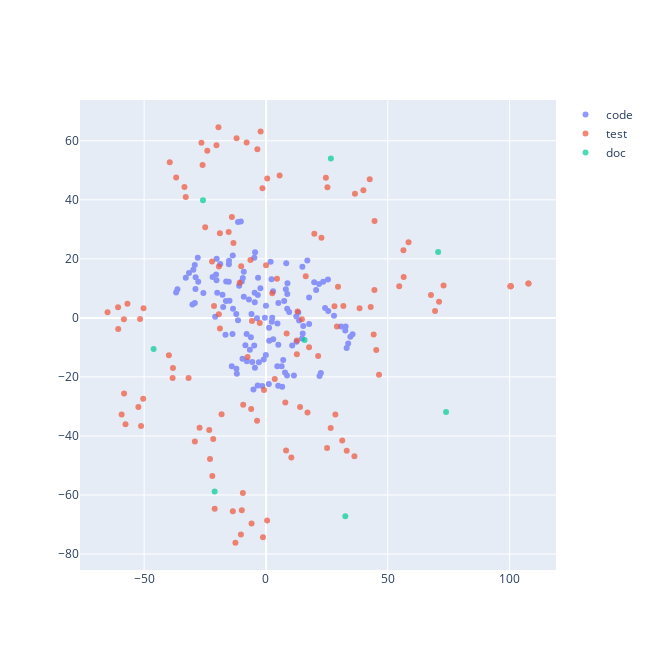

Notebook cell for this chart:
### Code cell
import plotly.express as px
import plotly.graph_objects as go
from sklearn.manifold import TSNE
import numpy as np

tsne_model = TSNE(
    n_components = 2,
    perplexity = 7,
    random_state = 42,
    init = "pca",
    learning_rate = "auto",
    # metric = "cosine"
)

code_emb_arr = np.array(dubbo_code_df["angle_code_vec"].to_list())
test_emb_arr = np.array(dubbo_test_df["angle_test_vec"].to_list())
doc_emb_arr = np.array(dubbo_doc_df["angle_doc_vec"].to_list())

code_tsne_embeddings = tsne_model.fit_transform(code_emb_arr)
test_tsne_embeddings = tsne_model.fit_transform(test_emb_arr)
doc_tsne_embeddings = tsne_model.fit_transform(doc_emb_arr)

angle_code_data = pd.DataFrame(
    {'x': code_tsne_embeddings[:, 0],
     'y': code_tsne_embeddings[:, 1]}
)

angle_test_data = pd.DataFrame(
    {'x': test_tsne_embeddings[:, 0],
     'y': test_tsne_embeddings[:, 1]}
)

angle_doc_data = pd.DataFrame(
    {'x': doc_tsne_embeddings[:, 0],
     'y': doc_tsne_embeddings[:, 1]}
)

dfs = {
    "code": angle_code_data,
    "test": angle_test_data,
    "doc": angle_doc_data
}

id_list = [dubbo_code_df['concept'].tolist(),
           dubbo_test_df['concept'].tolist(),
           dubbo_doc_df['concept'].tolist()]

fig = go.Figure()

for i, df in enumerate(dfs):
    fig = fig.add_trace(
        go.Scatter(
        x = dfs[df]['x'],
        y = dfs[df]['y'],
        name = df,
        text = id_list[i],
        showlegend = True,
        mode = 'markers',
        opacity = 0.7)
    )

fig.update_layout(
    width = 650,
    height = 650
)

fig.show()

### Figure 1 — Plotly figure (JSON) as saved in the notebook; plotly's stock layout.template omitted (floating-point values rounded to 4 significant figures)
{"data": [{"mode": "markers", "name": "code", "opacity": 0.7, "showlegend": true, "text": ["['merger', 'model', 'scope', 'aware', 'end', 'error', 'mergeable', 'map', 'match', 'concurrent']", "['match', 'value', 'bool', 'exact', 'weight', 'result', 'destination', 'traffic', 'policy', 'subset']", "['rule', 'mesh', 'listener', 'app', 'merger', 'map', 'merge', 'item', 'array', 'error']", "['rule', 'key', 'invoker', 'node', 'router', 'destination', 'service', 'map', 'virtual', 'output']", "['url', 'invoker', 'invocation', 'configurator', 'load', 'balance', 'spec', 'item', 'service', 'select']", "['map', 'match', 'invoker', 'destination', 'invocation', 'route', 'group', 'tag', 'context', 'rule']", "['router', 'url', 'state', 'invoker', 'bit', 'invocation', 'factory', 'snapshot', 'chain', 'rule']", "['bit', 'model', 'address', 'application', 'enable', 'service', 'iterator', 'key', 'hash', 'add']", "['invoker', 'cluster', 'invocation', 'directory', 'filter', 'url', 'rpc', 'chain', 'result', 'invoke']", "['map', 'extension', 'loader', 'property', 'msg', 'throwable', 'error', 'dynamic', 'aware', 'info']", "['model', 'method', 'scope', 'map', 'application', 'desc', 'parameter', 'framework', 'property', 'prefix']", "['thread', 'map', 'pool', 'qos', 'message', 'stream', 'listener', 'directory', 'watch', 'generic']", "['address', 'level', 'host', 'port', 'status', 'protocol', 'url', 'username', 'disposable', 'adapter']", "['integer', 'converter', 'path', 'stream', 'key', 'timeout', 'client', 'server', 'model', 'cert']", "['map', 'param', 'builder', 'bean', 'value', 'definition', 'parameter', 'key', 'method', 'url']", "['thread', 'registry', 'module', 'map', 'local', 'internal', 'reference', 'metadata', 'runnable', 'integer']", "['service', 'url', 'key', 'parameter', 'executor', 'model', 'method', 'value', 'map', 'protocol']", "['loader', 'java', 'descriptor', 'str', 'method', 'map', 'pattern', 'array', 'lock', 'value']", "['invocation', 'invoker', 'attachment', 'argument', 'method', 'rpc', 'map', 'type', 'key', 'parameter']", "['command', 'monitor', 'filter', 'context', 'input', 'configurator', 'servlet', 'merger', 'codec', 'telnet']", "['url', 'listener', 'registry', 'notify', 'factory', 'cache', 'register', 'subscribe', 'failback', 'compatible']", "['page', 'handler', 'service', 'servlet', 'http', 'request', 'model', 'response', 'writer', 'compatible']", "['rpc', 'address', 'context', 'remote', 'channel', 'message', 'local', 'socket', 'inet', 'throwable']", "['listener', 'notify', 'navigation', 'page', 'title', 'compatible', 'balance', 'application', 'load', 'url']", "['parameter', 'url', 'key', 'value', 'method', 'map', 'protocol', 'add', 'port', 'host']", "['future', 'response', 'unit', 'throwable', 'timeout', 'adapter', 'interrupt', 'execution', 'callback', 'completable']", "['application', 'model', 'module', 'context', 'event', 'service', 'bootstrap', 'state', 'aware', 'error']", "['builder', 'consumer', 'protocol', 'service', 'method', 'registry', 'integer', 'module', 'reference', 'bootstrap']", "['bean', 'definition', 'service', 'registry', 'context', 'factory', 'environment', 'init', 'spring', 'annotation']", "['builder', 'application', 'integer', 'provider', 'status', 'thread', 'registry', 'port', 'probe', 'qos']", "['bean', 'metadata', 'annotation', 'annotate', 'method', 'element', 'field', 'inject', 'service', 'property']", "['reference', 'bean', 'map', 'context', 'definition', 'parser', 'key', 'cache', 'element', 'application']", "['registry', 'property', 'center', 'value', 'metadata', 'report', 'validate', 'url', 'reference', 'application']", "['dynamic', 'factory', 'url', 'zookeeper', 'application', 'model', 'create', 'transporter', 'nacos', 'apollo']", "['nacos', 'listener', 'group', 'key', 'service', 'property', 'url', 'timeout', 'map', 'publish']", "['listener', 'key', 'path', 'group', 'apollo', 'zookeeper', 'change', 'dynamic', 'remove', 'cache']", "['apollo', 'listener', 'key', 'change', 'group', 'url', 'property', 'application', 'aware', 'dynamic']", "['nacos', 'service', 'group', 'content', 'listener', 'symbol', 'publish', 'cas', 'timeout', 'innerclass']", "['listener', 'key', 'property', 'url', 'nacos', 'group', 'change', 'service', 'timeout', 'apollo']", "['container', 'spring', 'error', 'extension', 'aware', 'lock', 'loader', 'classpath', 'context', 'condition']", "['container', 'error', 'spring', 'aware', 'loader', 'lock', 'reentrant', 'context', 'extension', 'classpath']", "['container', 'loader', 'lock', 'extension', 'aware', 'error', 'key', 'reentrant', 'condition', 'hook']", "['extension', 'lock', 'loader', 'condition', 'error', 'aware', 'reentrant', 'key', 'container', 'shutdown']", "['spring', 'context', 'aware', 'error', 'container', 'xml', 'application', 'path', 'classpath', 'extension']", "['method', 'parameter', 'validator', 'clazz', 'value', 'pool', 'validate', 'error', 'violation', 'aware']", "['validator', 'url', 'validation', 'create', 'map', 'concurrent', 'hash', 'lru', 'lfu', 'cache']", "['expire', 'time', 'map', 'live', 'interval', 'expiration', 'key', 'thread', 'value', 'access']", "['cache', 'url', 'factory', 'value', 'key', 'create', 'store', 'put', 'map', 'local']", "['invocation', 'validation', 'invoker', 'filter', 'result', 'rpc', 'invoke', 'uid', 'wrapper', 'present']", "['service', 'map', 'instance', 'listener', 'app', 'hash', 'concurrent', 'endpoint', 'kubernetes', 'pod']", "['client', 'proxy', 'cert', 'key', 'timeout', 'https', 'watch', 'interval', 'username', 'password']", "['url', 'listener', 'registry', 'kubernetes', 'mesh', 'env', 'factory', 'create', 'discovery', 'service']", "['service', 'map', 'param', 'key', 'url', 'definition', 'info', 'protocol', 'metadata', 'processing']", "['metadata', 'report', 'factory', 'url', 'key', 'map', 'rest', 'storage', 'service', 'create']", "['service', 'method', 'rest', 'metadata', 'map', 'application', 'model', 'mapping', 'resolve', 'url']", "['annotation', 'parameter', 'value', 'map', 'processor', 'method', 'listener', 'request', 'header', 'mapping']", "['method', 'map', 'integer', 'definition', 'builder', 'request', 'body', 'prioritize', 'generate', 'metadata']", "['cache', 'manager', 'util', 'store', 'service', 'executor', 'map', 'error', 'aware', 'size']", "['element', 'service', 'process', 'environment', 'processing', 'method', 'env', 'rest', 'annotation', 'metadata']", "['model', 'processor', 'annotation', 'parameter', 'param', 'element', 'application', 'executable', 'comparator', 'initialize']", "['metadata', 'identifier', 'service', 'url', 'key', 'listener', 'subscriber', 'report', 'group', 'store']", "['metric', 'map', 'method', 'atomic', 'invocation', 'stat', 'application', 'supplier', 'description', 'handler']", "['pool', 'thread', 'registry', 'executor', 'meter', 'application', 'empty', 'metric', 'size', 'destroy']", "['invocation', 'metric', 'application', 'invoker', 'model', 'category', 'map', 'observation', 'tag', 'value']", "['context', 'key', 'observation', 'convention', 'value', 'client', 'server', 'remote', 'low', 'cardinality']", "['concurrent', 'map', 'metric', 'time', 'window', 'hash', 'method', 'event', 'counter', 'request']", "['invocation', 'invoker', 'observation', 'model', 'filter', 'application', 'result', 'response', 'convention', 'registry']", "['metric', 'invocation', 'event', 'application', 'collector', 'request', 'collect', 'listener', 'execute', 'thread']", "['reporter', 'metric', 'application', 'model', 'factory', 'url', 'prometheus', 'create', 'exporter', 'service']", "['category', 'metric', 'tag', 'map', 'entity', 'sample', 'service', 'value', 'application', 'model']", "['invocation', 'invoker', 'monitor', 'result', 'factory', 'error', 'filter', 'host', 'concurrent', 'remote']", "['monitor', 'url', 'service', 'factory', 'statistic', 'protocol', 'proxy', 'invoker', 'method', 'client']", "['monitor', 'url', 'factory', 'map', 'executor', 'future', 'lock', 'hash', 'reentrant', 'concurrent']", "['monitor', 'service', 'constant', 'factory', 'metric', 'url', 'filter', 'detector', 'invoker', 'builtin']", "['metric', 'invocation', 'invoker', 'model', 'extension', 'accessor', 'application', 'result', 'aware', 'service']", "['max', 'concurrent', 'output', 'input', 'elapse', 'success', 'failure', 'item', 'statistic', 'invoker']", "['service', 'monitor', 'detector', 'metric', 'builtin', 'node', 'application', 'aware', 'model', 'url']", "['framework', 'model', 'serialize', 'probe', 'status', 'allow', 'readiness', 'util', 'notify', 'deployer']", "['command', 'context', 'http', 'aware', 'error', 'execute', 'node', 'executor', 'request', 'channel']", "['key', 'method', 'telnet', 'access', 'channel', 'attribute', 'handler', 'message', 'side', 'provider']", "['model', 'application', 'protocol', 'framework', 'qos', 'url', 'invoker', 'help', 'consumer', 'scope']", "['handler', 'invoker', 'one', 'many', 'response', 'observer', 'stream', 'method', 'request', 'mono']", "['border', 'invocation', 'column', 'define', 'filter', 'model', 'framework', 'url', 'state', 'invoker']", "['framework', 'model', 'command', 'context', 'snapshot', 'router', 'execute', 'triple', 'detector', 'reactor']", "['permission', 'foreign', 'level', 'accept', 'anonymous', 'access', 'whitelist', 'builder', 'welcome', 'qos']", "['url', 'invoker', 'listener', 'registry', 'cluster', 'protocol', 'map', 'service', 'exporter', 'provider']", "['timeout', 'url', 'retry', 'registry', 'task', 'cancel', 'failback', 'times', 'error', 'aware']", "['url', 'registry', 'listener', 'notify', 'factory', 'task', 'fail', 'map', 'retry', 'concurrent']", "['service', 'instance', 'metadata', 'discovery', 'listener', 'change', 'url', 'event', 'info', 'map']", "['service', 'key', 'url', 'protocol', 'instance', 'model', 'param', 'address', 'map', 'parameter']", "['url', 'listener', 'notify', 'map', 'concurrent', 'service', 'instance', 'registry', 'nacos', 'path']", "['migration', 'rule', 'step', 'url', 'model', 'consumer', 'threshold', 'delay', 'map', 'integer']", "['url', 'listener', 'service', 'registry', 'nacos', 'map', 'notify', 'model', 'aware', 'error']", "['dispatcher', 'map', 'repli', 'channel', 'serialization', 'url', 'executor', 'service', 'response', 'hash']", "['buffer', 'channel', 'byte', 'length', 'src', 'dst', 'factory', 'read', 'write', 'output']", "['context', 'ssl', 'ctx', 'event', 'operator', 'tls', 'buf', 'request', 'server', 'throwable']", "['channel', 'server', 'address', 'close', 'timeout', 'remote', 'send', 'timer', 'exchange', 'inet']", "['channel', 'handler', 'url', 'remote', 'address', 'netty', 'server', 'message', 'client', 'connect']", "['listener', 'path', 'zookeeper', 'channel', 'create', 'curator', 'client', 'state', 'target', 'child']", "['connection', 'request', 'future', 'attribute', 'key', 'client', 'executor', 'manager', 'model', 'append']", "['servlet', 'context', 'http', 'handler', 'port', 'instance', 'map', 'manager', 'integer', 'add']", "['http', 'model', 'message', 'server', 'url', 'handler', 'framework', 'aware', 'multi', 'error']", "['call', 'stream', 'channel', 'method', 'message', 'status', 'header', 'server', 'queue', 'command']", "['invoker', 'invocation', 'url', 'proxy', 'channel', 'rpc', 'error', 'protocol', 'result', 'aware']", "['future', 'context', 'completable', 'request', 'atomic', 'filter', 'time', 'output', 'response', 'key']", "['attachment', 'context', 'map', 'rpc', 'service', 'key', 'value', 'invocation', 'invoker', 'url']", "['status', 'handler', 'rpc', 'url', 'timeout', 'channel', 'pack', 'method', 'tri', 'response']", "['listener', 'exporter', 'context', 'cancellation', 'executor', 'invoker', 'executable', 'aware', 'consumer', 'error']", "['stream', 'client', 'url', 'server', 'protocol', 'remote', 'request', 'handler', 'service', 'channel']", "['header', 'executor', 'support', 'model', 'filter', 'application', 'isolation', 'compressor', 'url', 'aware']", "['application', 'event', 'environment', 'listener', 'prepare', 'atomic', 'process', 'logo', 'welcome', 'property']", "['map', 'property', 'metadata', 'environment', 'bean', 'application', 'protocol', 'registry', 'reference', 'consumer']", "['endpoint', 'condition', 'compatible', 'enable', 'context', 'error', 'aware', 'metadata', 'match', 'annotate']", "['metric', 'registry', 'meter', 'application', 'event', 'binder', 'start', 'bean', 'auto', 'listener']", "['metadata', 'map', 'endpoint', 'configs', 'health', 'indicator', 'name', 'status', 'checker', 'resolve']", "['status', 'default', 'extras', 'hash', 'link', 'indicator', 'propertie', 'health', 'load', 'memory']", "['application', 'context', 'event', 'bean', 'listener', 'definition', 'web', 'await', 'configurable', 'registry']", "['bean', 'service', 'processor', 'annotation', 'auto', 'qualifier', 'package', 'disposable', 'destroy', 'priority']", "['resource', 'map', 'service', 'lock', 'result', 'domain', 'listener', 'route', 'consumer', 'delta']", "['name', 'route', 'registry', 'url', 'listener', 'factory', 'map', 'result', 'hash', 'create']", "['model', 'url', 'range', 'value', 'match', 'listener', 'suffix', 'exact', 'present', 'prefix']", "['route', 'listener', 'rule', 'map', 'xds', 'endpoint', 'manager', 'match', 'rds', 'concurrent']", "['key', 'istio', 'path', 'secret', 'jwt', 'cluster', 'domain', 'grace', 'trust', 'workload']", "['consumer', 'observe', 'map', 'result', 'endpoint', 'protocol', 'domain', 'rd', 'pilot', 'exchanger']", "['endpoint', 'cluster', 'server', 'weight', 'info', 'node', 'provider', 'invoker', 'bootstrap', 'resource']", "['discovery', 'observer', 'response', 'request', 'ad', 'protocol', 'error', 'url', 'aware', 'delta']", "['key', 'cert', 'istio', 'matcher', 'certificate', 'env', 'generate', 'pair', 'path', 'header']"], "type": "scatter", "x": [21.99, -20.86, 22.51, -9.902, -4.653, -11.0, -9.491, -9.632, -20.49, 33.75, -13.73, 2.918, -14.03, -29.2, 6.421, 11.48, -6.603, 33.12, -16.34, -27.99, 2.567, -4.478, -27.79, 17.72, -12.14, -36.33, 27.93, 25.57, 6.665, 24.26, 5.027, 7.821, 8.323, 12.53, 12.45, 15.08, 15.3, 13.26, 13.6, 32.54, 32.71, 34.64, 35.55, 30.86, 5.07, 2.968, -11.46, 1.339, -20.3, 5.09, -30.17, 9.248e-05, -5.633, -0.03988, -4.536, 7.073, 4.663, 17.71, 1.168, 14.95, -0.8906, -13.53, 20.6, -16.42, -25.7, -12.18, -17.85, 19.78, 10.77, -17.56, -18.75, -15.22, 1.285, -15.18, -14.99, -20.22, -13.62, -16.61, -7.94, -29.22, -7.001, -20.01, -9.097, -9.1, -4.601, -3.334, 4.712, 2.414, -2.898, -7.842, 8.713, -5.937, 9.524, -6.199, 1.918, -28.93, -28.86, -29.81, 14.82, -8.444, -11.95, -4.77, 2.283, -21.92, -36.88, -15.26, -32.92, -3.25, -31.58, -4.818, 25.44, 8.642, -1.521, 21.77, -3.389, -5.134, 23.48, 16.97, 7.474, -0.4565, -3.669, 8.759, -10.31, 8.17, -2.282, 8.824, -11.48], "y": [-19.66, 0.4023, -18.71, 12.29, 8.556, 10.89, 13.54, -13.83, 14.72, -8.714, -5.443, 9.038, -16.4, 5.061, -16.36, -19.48, -10.82, -10.22, 12.37, 20.35, 0.0202, 22.27, 12.26, -2.038, -17.26, 9.713, 0.7339, 2.348, -23.37, 3.351, -23.0, -18.46, 18.54, -8.045, 0.4922, -5.312, -2.771, 1.843, -0.8526, -4.236, -2.919, -6.389, -5.513, -2.945, -9.135, -7.249, -0.8145, -7.735, 12.72, 5.021, 4.513, 4.09, -14.92, -12.59, -16.86, -14.26, -16.41, 6.878, -22.38, 17.28, -14.1, 3.054, 9.407, 5.682, 8.472, 1.3, 7.825, 12.05, -9.378, 3.724, 18.3, 18.17, -3.336, 19.39, 5.822, 20.0, 21.11, -5.694, -5.478, 17.92, 6.249, 8.552, 7.156, 15.62, 5.311, 7.738, -1.908, -1.344, -15.01, -14.71, 3.077, 1.333, 1.961, -6.589, 19.0, 9.814, 13.79, 16.34, -6.952, -9.305, -18.95, 20.37, 13.07, 13.89, 8.575, 12.25, 13.62, 13.56, 15.21, -9.341, 12.97, -19.54, -23.11, 11.51, -22.87, -24.25, 12.24, 19.42, 5.724, 0.02256, -0.138, 8.051, 32.68, 9.661, 10.02, 11.72, 32.52]}, {"mode": "markers", "name": "test", "opacity": 0.7, "showlegend": true, "text": ["['invoker', 'hello', 'menu', 'service', 'load', 'balance', 'user', 'map', 'weight', 'mock']", "['invoker', 'invocation', 'url', 'cluster', 'mock', 'result', 'directory', 'rpc', 'balance', 'invoke']", "['attachment', 'value', 'key', 'invoker', 'sticky', 'invoke', 'integer', 'service', 'retry', 'field']", "['url', 'model', 'merge', 'merger', 'module', 'router', 'provider', 'factory', 'init', 'script']", "['match', 'configurator', 'mock', 'bool', 'join', 'absent', 'message', 'runtime', 'uid', 'request']", "['rule', 'service', 'app', 'demo', 'map', 'suffix', 'clear', 'change', 'api', 'url']", "['address', 'country', 'phone', 'full', 'size', 'number', 'city', 'title', 'province', 'extension']", "['url', 'activate', 'echo', 'thread', 'add', 'event', 'pool', 'wrapper', 'adaptive', 'exhaust']", "['demo', 'service', 'mock', 'key', 'value', 'generic', 'hello', 'impl', 'group', 'cache']", "['model', 'scope', 'framework', 'module', 'application', 'destroy', 'property', 'method', 'bean', 'foo']", "['converter', 'person', 'init', 'task', 'status', 'multi', 'error', 'info', 'latch', 'value']", "['url', 'ext', 'atomic', 'integer', 'echo', 'wrap', 'status', 'executor', 'count', 'adaptive']", "['inner', 'age', 'map', 'child', 'util', 'parent', 'url', 'hash', 'email', 'result']", "['simple', 'value', 'ext', 'age', 'url', 'one', 'serializable', 'obj', 'person', 'hash']", "['provider', 'foo', 'service', 'framework', 'app', 'module', 'player', 'bitrate', 'url', 'copyright']", "['consumer', 'service', 'argument', 'application', 'provider', 'registry', 'protocol', 'extension', 'invoker', 'rpc']", "['url', 'invoker', 'invocation', 'router', 'cache', 'rpc', 'legacy', 'route', 'invokers', 'factory']", "['key', 'attachment', 'invoker', 'value', 'service', 'map', 'invocation', 'invoke', 'model', 'put']", "['inner', 'input', 'map', 'array', 'registry', 'application', 'output', 'stream', 'serialization', 'protocol']", "['read', 'write', 'input', 'output', 'extension', 'stream', 'argument', 'custom', 'find', 'byte']", "['person', 'complex', 'age', 'service', 'demo', 'method', 'impl', 'size', 'enumlength', 'uid']", "['context', 'argument', 'rpc', 'registry', 'provider', 'extension', 'application', 'service', 'module', 'protocol']", "['service', 'echo', 'demo', 'read', 'input', 'find', 'extension', 'cls', 'reader', 'stream']", "['invoker', 'key', 'attachment', 'service', 'map', 'invoke', 'value', 'attribute', 'parameter', 'cache']", "['box', 'service', 'demo', 'user', 'say', 'impl', 'prefix', 'status', 'checker', 'context']", "['invoker', 'mock', 'url', 'rpc', 'protocol', 'executor', 'proxy', 'port', 'dao', 'balance']", "['invocation', 'model', 'invoker', 'error', 'thread', 'response', 'application', 'bootstrap', 'module', 'filter']", "['url', 'listener', 'map', 'method', 'service', 'notify', 'registry', 'concurrent', 'key', 'register']", "['registry', 'service', 'center', 'export', 'listener', 'single', 'provider', 'exporter', 'multiple', 'protocol']", "['service', 'hello', 'demo', 'bean', 'application', 'context', 'reference', 'builder', 'impl', 'generic']", "['factory', 'loader', 'reference', 'service', 'bean', 'request', 'processor', 'property', 'find', 'multi']", "['consumer', 'bootstrap', 'service', 'module', 'spring', 'channel', 'manager', 'model', 'boot', 'zookeeper']", "['namespace', 'map', 'context', 'mock', 'property', 'service', 'extension', 'callback', 'key', 'apollo']", "['key', 'value', 'latch', 'count', 'map', 'listener', 'nacos', 'dynamic', 'session', 'event']", "['zookeeper', 'listener', 'map', 'url', 'count', 'dynamic', 'latch', 'mock', 'server', 'value']", "['map', 'namespace', 'property', 'service', 'extension', 'mock', 'context', 'locator', 'key', 'error']", "['server', 'status', 'timeout', 'retry', 'group', 'nacos', 'namespace', 'map', 'mock', 'property']", "['apollo', 'key', 'put', 'value', 'embed', 'dynamic', 'url', 'mock', 'namespace', 'event']", "['group', 'nacos', 'listener', 'publish', 'cas', 'content', 'remove', 'timeout', 'service', 'shut']", "['spring', 'container']", "['spring', 'container']", "['container', 'spring']", "['spring', 'container']", "['container', 'spring']", "['spring', 'container']", "['cache', 'factory', 'invoker', 'mock', 'filter', 'invocation', 'method', 'construct', 'rpc', 'non']", "['cache', 'expire', 'factory', 'url', 'construct', 'validator', 'validation', 'parameter', 'target', 'mock']", "['validation', 'mock', 'filter', 'validator', 'rpc', 'invocation', 'invoker', 'cache', 'factory', 'parameter']", "['parameter', 'validation', 'validator', 'target', 'mock', 'filter', 'rpc', 'invoker', 'invocation', 'cache']", "['service', 'kubernetes', 'server', 'mock', 'discovery', 'change', 'listener', 'instance', 'client', 'url']", "['service', 'kubernetes', 'mock', 'discovery', 'server', 'url', 'selector', 'pod', 'change', 'namespaced']", "['service', 'server', 'kubernetes', 'mock', 'discovery', 'map', 'selector', 'pod', 'change', 'namespaced']", "['service', 'mock', 'discovery', 'server', 'kubernetes', 'map', 'pod', 'namespaced', 'change', 'destroy']", "['service', 'server', 'kubernetes', 'discovery', 'mock', 'url', 'client', 'namespaced', 'instance', 'listener']", "['service', 'server', 'mock', 'kubernetes', 'listener', 'map', 'pod', 'namespaced', 'change', 'destroy']", "['service', 'discovery', 'server', 'kubernetes', 'listener', 'pod', 'map', 'selector', 'change', 'namespaced']", "['redis', 'metadata', 'report', 'store', 'info', 'find', 'interceptor', 'group', 'identifi', 'consumer']", "['service', 'url', 'listener', 'mapping', 'mock', 'nacos', 'group', 'application', 'map', 'model']", "['integer', 'big', 'compiler', 'str', 'java', 'directory', 'source', 'decimal', 'processor', 'time']", "['element', 'field', 'variable', 'class', 'compile', 'builder', 'annotation', 'add', 'model', 'definition']", "['param', 'user', 'model', 'service', 'rest', 'request', 'map', 'body', 'header', 'form']", "['method', 'annotation', 'invocation', 'processor', 'processing', 'context', 'source', 'round', 'environment', 'process']", "['metadata', 'identifier', 'report', 'service', 'url', 'subscriber', 'consumer', 'store', 'listener', 'map']", "['class', 'builder', 'compile', 'definition', 'type', 'add', 'annotation', 'processing', 'server', 'status']", "['builder', 'google', 'phone', 'number', 'map', 'field', 'request', 'parse', 'byte', 'response']", "['observation', 'filter', 'tracer', 'url', 'invocation', 'runner', 'consumer', 'sample', 'destroy', 'receiver']", "['window', 'time', 'quantile', 'counter', 'metric', 'category', 'unit', 'description', 'map', 'sample']", "['key', 'attachment', 'value', 'service', 'model', 'map', 'absent', 'invocation', 'invoker', 'mock']", "['metric', 'model', 'application', 'event', 'invocation', 'method', 'collector', 'setup', 'group', 'rpc']", "['metric', 'category', 'tag', 'setup', 'map', 'supplier', 'unit', 'description', 'sample', 'gauge']", "['request', 'init', 'param', 'teardown', 'event', 'metric', 'time', 'invocation', 'model', 'setup']", "['reporter', 'prometheus', 'metric', 'factory', 'attachment', 'key', 'service', 'value', 'model', 'framework']", "['factory', 'monitor', 'proxy', 'statistic', 'service', 'url', 'demo', 'invoker', 'response', 'invoke']", "['response', 'app', 'builder', 'attachment', 'result', 'map', 'throwable', 'create', 'build', 'invoker']", "['url', 'monitor', 'service', 'invoker', 'factory', 'invocation', 'statistics', 'available', 'destroy', 'collect']", "['invoker', 'service', 'demo', 'url', 'metric', 'invoke', 'function', 'consumer', 'port', 'response']", "['framework', 'model', 'register', 'provider', 'repository', 'module', 'state', 'url', 'user', 'custom']", "['command', 'context', 'mock', 'attribute', 'map', 'channel', 'telnet', 'invoker', 'method', 'service']", "['url', 'model', 'framework', 'util', 'reset', 'exporter', 'export', 'refer', 'instance', 'metadata']", "['channel', 'promise', 'future', 'address', 'listener', 'socket', 'remote', 'throwable', 'cause', 'timeout']", "['handler', 'telnet', 'mock', 'invoker', 'protocol', 'url', 'channel', 'wrapper', 'tri', 'change']", "['channel', 'url', 'remote', 'handler', 'attribute', 'mock', 'send', 'address', 'key', 'close']", "['person', 'map', 'serialize', 'non', 'service', 'value', 'demo', 'liveness', 'probe', 'integer']", "['age', 'qos', 'process', 'handler', 'uid', 'serializable', 'man', 'wire', 'protocol', 'util']", "['service', 'demo', 'repository', 'framework', 'model', 'module', 'invoke', 'parameter', 'generic', 'impl']", "['registry', 'protocol', 'url', 'integer', 'refer', 'atomic', 'invoker', 'listener', 'counter', 'exporter']", "['url', 'registry', 'factory', 'zookeeper', 'listener', 'service', 'notify', 'subscribe', 'mock', 'register']", "['notification', 'multiple', 'instance', 'metadata', 'service', 'revision', 'subscribe', 'listener', 'failure', 'invocation']", "['migration', 'rule', 'event', 'curator', 'framework', 'handler', 'invoker', 'url', 'path', 'key']", "['nacos', 'instance', 'service', 'group', 'subscribe', 'healthy', 'listener', 'select', 'server', 'msg']", "['service', 'discovery', 'instance', 'url', 'mock', 'listener', 'registry', 'event', 'change', 'mapping']", "['metadata', 'report', 'builder', 'service', 'url', 'mapping', 'invocation', 'application', 'map', 'model']", "['instance', 'service', 'param', 'metadata', 'nacos', 'exclude', 'create', 'naming', 'group', 'include']", "['url', 'timer', 'mock', 'task', 'channel', 'close', 'header', 'serialization', 'magic', 'reconnect']", "['channel', 'decode', 'output', 'input', 'encode', 'buffer', 'request', 'stream', 'codec', 'message']", "['channel', 'exchange', 'remote', 'server', 'handler', 'message', 'world', 'client', 'reply', 'port']", "['path', 'service', 'update', 'create', 'tolerant', 'zookeeper', 'fault', 'client', 'provider', 'persistent']", "['channel', 'client', 'remote', 'zookeeper', 'server', 'url', 'handler', 'connection', 'transporter', 'latch']", "['performance', 'aware', 'error', 'telnet', 'client', 'handler', 'result', 'mock', 'serializable', 'fix']", "['channel', 'buffer', 'handler', 'url', 'remote', 'send', 'close', 'address', 'attribute', 'key']", "['http', 'response', 'request', 'servlet', 'hello', 'serializable', 'uid', 'parameter', 'desc', 'type']", "['extension', 'loader', 'proxy', 'protocol', 'age', 'find', 'factory', 'adaptive', 'path', 'block']", "['service', 'demo', 'callback', 'hello', 'url', 'msg', 'yyy', 'impl', 'stub', 'say']", "['invocation', 'filter', 'rpc', 'url', 'invoker', 'attachment', 'context', 'tps', 'limiter', 'latch']", "['channel', 'remote', 'address', 'url', 'attribute', 'close', 'response', 'health', 'key', 'mock']", "['service', 'invoker', 'demo', 'reference', 'url', 'method', 'request', 'loader', 'result', 'argument']", "['channel', 'handler', 'integer', 'atomic', 'filter', 'telnet', 'msg', 'future', 'limit', 'completable']", "['service', 'demo', 'person', 'key', 'str', 'attachment', 'value', 'echo', 'map', 'size']", "['throwable', 'stream', 'observer', 'mock', 'latch', 'count', 'complete', 'next', 'error', 'message']", "['binder', 'environment', 'destroy', 'configurable', 'init', 'bean', 'relaxed', 'application', 'suite', 'endpoint']", "['application', 'map', 'module', 'registry', 'monitor', 'protocol', 'consumer', 'hash', 'link', 'provider']", "['annotation', 'service', 'context', 'processor', 'application', 'auto', 'bean', 'compatible', 'provider', 'without']", "['endpoint', 'metadata', 'service', 'rest', 'template', 'configs', 'shutdown', 'reference', 'property', 'demo']", "['application', 'environment', 'spring', 'processor', 'property', 'init', 'destroy', 'binder', 'instance', 'relaxed']", "['binder', 'environment', 'configurable', 'bean', 'suite', 'relaxed', 'destroy', 'init', 'metadata', 'template']", "['matcher', 'map', 'rule', 'route', 'observe', 'bootstrapper', 'path', 'change', 'resource', 'create']", "['bootstrapper', 'reader', 'create', 'raw', 'read', 'path', 'matcher', 'map', 'observe', 'rule']", "['map', 'listener', 'lds', 'request', 'discovery', 'consumer', 'resource', 'observe', 'build', 'name']", "['route', 'rd', 'rds', 'map', 'observe', 'resource', 'protocol', 'result', 'consumer', 'ad']", "['endpoint', 'change', 'point', 'end', 'cluster', 'eds', 'subscribe', 'rd', 'notify', 'unsubscribe']", "['matcher', 'route', 'map', 'rule', 'endpoint', 'change', 'regex', 'bootstrapper', 'path', 'rds']", "['endpoint', 'cluster', 'end', 'change', 'point', 'eds', 'manager', 'rule', 'unsubscribe', 'notify']", "['rule', 'route', 'app', 'xds', 'manager', 'change', 'listener', 'rds', 'parse', 'invoker']", "['map', 'resource', 'observe', 'matcher', 'result', 'consumer', 'protocol', 'node', 'ad', 'mock']"], "type": "scatter", "x": [29.58, -19.32, -29.18, 0.03396, -24.94, 25.09, -21.05, 24.59, -31.76, 72.9, 46.4, 25.23, -12.53, -10.28, 29.14, 14.76, -6.372, -23.29, 21.41, 39.99, -5.915, 12.94, 36.53, -27.26, 45.27, -22.14, -10.79, 12.69, 8.475, 42.99, 44.53, -2.203, -38.18, -58.24, 0.5198, -38.31, -50.39, -39.84, -59.24, 100.4, 100.4, 107.7, 100.4, 107.7, 100.4, -13.34, -13.99, -15.31, -18.93, -50.25, -56.85, -60.71, -58.31, -51.67, -60.65, -65.02, -3.651, -52.37, 44.56, 58.52, -9.486, 56.53, -6.073, 56.42, -22.02, -18.9, 19.85, -21.65, -2.551, 22.77, -5.739, -18.23, -21.32, -22.96, -19.35, 28.11, 4.522, -32.92, 2.579, -19.51, -33.46, -24.07, -9.923, 0.4662, 38.42, 12.7, -1.439, -0.8094, 28.49, -57.65, 3.611, -9.34, -51.27, -26.01, 42.59, -12.06, -3.526, -7.945, -36.86, -20.32, -1.229, 16.33, 44.21, -10.17, -26.48, 31.77, -39.48, -13.59, 5.599, 71.05, 17.69, 54.7, -7.558, 67.73, 69.4, 33.15, 36.31, 7.951, 17.05, 8.258, 31.3, 10.41, 26.55, 14.01], "y": [10.56, 17.39, -41.9, 17.81, 30.69, -44.1, -64.65, 47.43, -20.39, 10.98, -19.27, 44.24, -76.18, -73.36, -2.897, -0.4704, 19.63, -37.95, -12.95, 43.21, -69.68, 2.197, 42.08, -37.23, -10.85, 19.09, 11.91, -12.33, -5.267, 3.72, 9.444, 63.1, -17.0, -25.58, 47.22, -20.34, -27.38, -12.62, -32.73, 10.74, 10.74, 11.65, 10.74, 11.65, 10.74, 25.35, 34.22, 29.07, 28.71, 3.248, 4.751, 3.618, -0.4553, -0.3829, -3.802, 1.932, -34.82, -30.21, 32.8, 25.6, -59.29, 13.86, -30.86, 22.9, -53.56, -3.58, 28.54, -41.01, -1.704, 27.19, -1.065, -32.62, 4.009, -47.85, 1.226, 3.952, 13.29, 40.95, 8.357, 64.58, 44.36, 56.64, -65.14, -68.62, 3.289, -7.643, 43.95, -24.42, -32.76, -35.99, -20.69, -29.43, -36.58, 51.81, 46.95, 60.83, 57.12, 59.39, 47.58, 58.46, -74.28, 14.08, -5.629, 17.46, 59.3, 4.069, 52.75, -65.47, 48.23, 5.472, -9.906, 10.71, -13.26, 7.792, 2.34, -45.03, -46.85, -28.65, -32.01, -44.91, -41.51, -47.28, -37.28, -30.17]}, {"mode": "markers", "name": "doc", "opacity": 0.7, "showlegend": true, "text": ["['service', 'see', 'issue', 'sample', 'project', 'github', 'contribute', 'list', 'build', 'guide']", "['contribute', 'issue', 'sample', 'project', 'service', 'see', 'admin', 'build', 'list', 'report']", "['issue', 'service', 'project', 'list', 'see', 'github', 'report', 'sample', 'contribute', 'follow']", "['service', 'see', 'project', 'build', 'github', 'sample', 'issue', 'admin', 'follow', 'list']", "['see', 'issue', 'sample', 'service', 'contribute', 'guide', 'github', 'project', 'list', 'report']", "['service', 'sample', 'see', 'issue', 'please', 'project', 'github', 'contribute', 'report', 'list']", "['service', 'issue', 'contribute', 'see', 'github', 'project', 'report', 'sample', 'build', 'guide']", "['service', 'see', 'issue', 'contribute', 'sample', 'github', 'project', 'guide', 'admin', 'build']"], "type": "scatter", "x": [15.84, -25.86, 73.92, -21.06, 70.67, -46.12, 26.64, 32.57], "y": [-7.515, 39.84, -31.91, -58.78, 22.3, -10.53, 53.99, -67.22]}], "layout": {"height": 650, "width": 650}}
